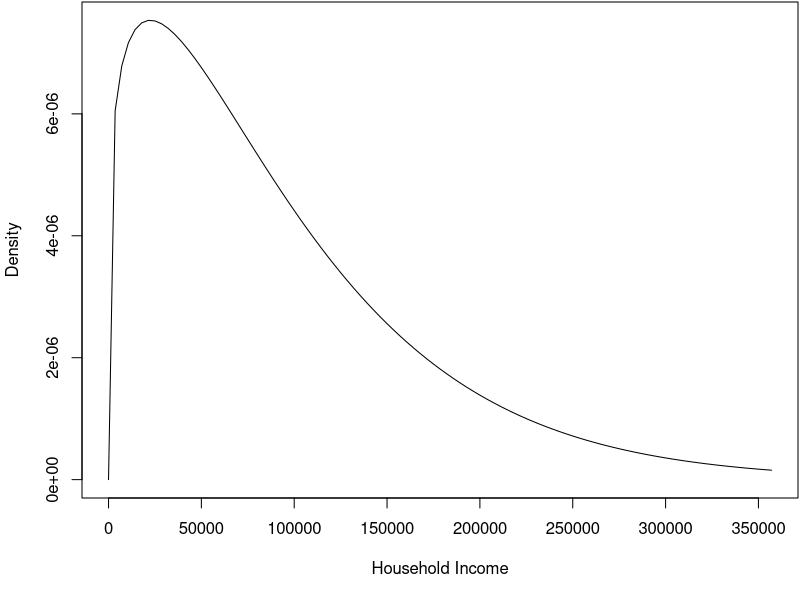
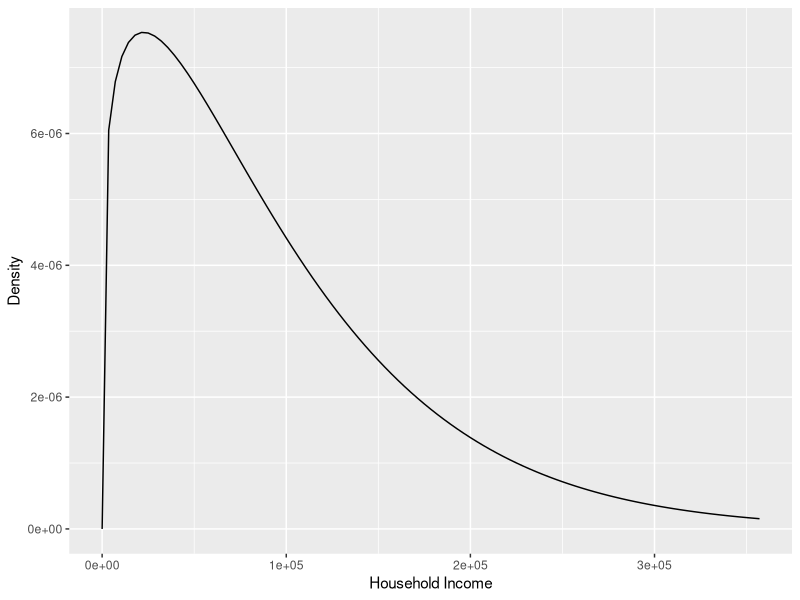
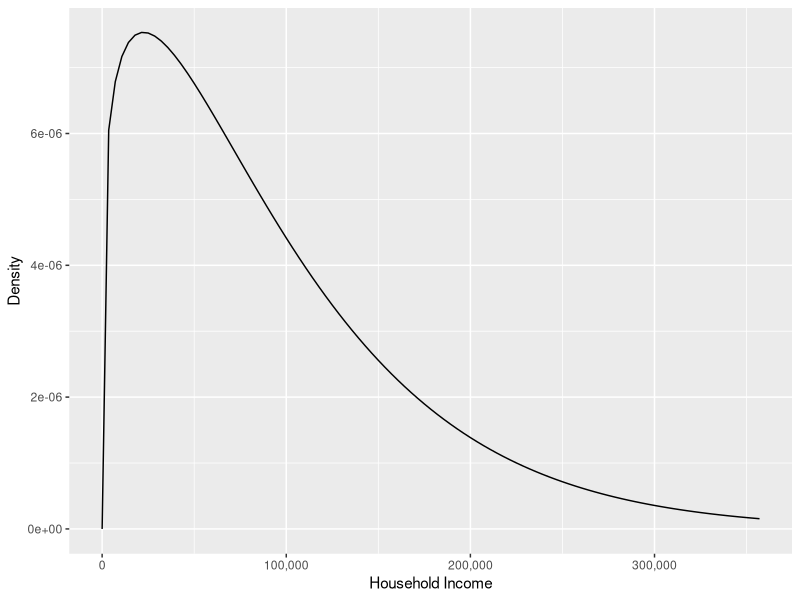

Generate these figures, in order, with R: (Note: this script raises an error after producing the figures.)
## ---- chunk 1

	x <- sample(rep(c("M","F"), 3), 6)            # x is a character vector 
	x   
	f <- factor(x)                                # Creating a factor f 
	f
	levels(f)                                     # Used to get or modify levels of a factor
## ---- chunk 2
	attributes(f)
	is.character(f)
	is.factor(f)
	as.character(f)       # Coercion to character gives factor levels of obs. as character.
## ---- chunk 3
	typeof(f)             # The internal type/storage mode
	is.integer(f)         # See R help for is.integer
	is.numeric(f)         # See R help for is.numeric
## ---- chunk 4
	f
	unclass(f)      # Stripping off the class ("factor")
	as.integer(f)   # Coerced to integer (there is rarely any reason to do this)
## ---- chunk 5
	f2 <- f 
	f2
	levels(f2) <- c("M", "F")       # Trying to make M first. 
	levels(f2)
	f2
## ---- chunk 6
	as.integer(f)
	levels(f)
	as.integer(f2)
	levels(f2)
## ---- chunk 7
	f
	f2 <- f
	levels(f2) <- c("Female", "Male")
	f2
## ---- chunk 8
	x
	f2 <- factor(x, levels = c("M", "F")) 
	f2
## ---- chunk 9
	factor(x, levels = c("M", "F", "NB"))
## ---- chunk 10
	f
	f2 <- relevel(f, ref = "M") 
	f2
## ---- chunk 11
	as.integer(f2)
## ---- chunk 12
	x <- rep(c("Agree", "Neutral", "Disagree"), times = c(3, 1, 2)) 
	x
	of <- ordered(x) 
	of
## ---- chunk 13
	of <- ordered(x, levels = c("Disagree", "Neutral", "Agree")) 
	of
## ---- chunk 14
	of2 <- ordered(x,
		levels = c("Strongly Disagree", "Disagree",
		"Neutral", "Agree", "Strongly Agree"))
	of2
	of
	attributes(of)
	is.ordered(of)
	is.factor(of)   # `of` is already a factor so `as.factor(of)` won't change it.
## ---- chunk 15
	f <- factor(of, ordered = FALSE) 
	is.ordered(f)
	f
## ---- chunk 16
	of
	levels(of)
	of2 <- of
	levels(of2) <- rev(levels(of2))     # WRONG!!!
	of2                                 # "Agree"s and "Disagree"s are flipped!
## ---- chunk 17
	of
	of2 <- ordered(of, levels = rev(levels(of))) 
	of2
## ---- chunk 18
	inc_shape <- 1.2 
	inc_scale <- 100000
	round(qweibull(c(0.10, 0.25, 0.50, 0.75, 0.90), shape = inc_shape, scale = inc_scale))
## ---- chunk 19
#| fig-cap: "Weibull density with shape parameter 1.2 and scale parameter 100,000."
#| fig-alt: "Weibull density with shape parameter 1.2 and scale parameter 100,000."

	opar <- par(mar = c(5.1, 4.1, 0.1, 0.1)) 
	curve(dweibull(x, shape = inc_shape, scale = inc_scale),
		xlim = c(0, qweibull(0.99, shape = inc_shape, scale = inc_scale)), 
		xlab = "Household Income",
		ylab = "Density")
	par(opar)
## ---- chunk 20
#| echo: false

	library(ggplot2)
## ---- chunk 21
#| fig-cap: "Weibull density with shape parameter 1.2 and scale parameter 100,000."
#| fig-alt: "Weibull density with shape parameter 1.2 and scale parameter 100,000."

	ggplot() +
		geom_function(fun = dweibull, args = list(shape = inc_shape, scale = inc_scale)) +
		xlim(c(0, qweibull(0.99, shape = inc_shape, scale = inc_scale))) +
		labs(x = "Household Income", y = "Density")
## ---- chunk 22
#| fig-cap: "Weibull density with shape parameter 1.2 and scale parameter 100,000."
#| fig-alt: "Weibull density with shape parameter 1.2 and scale parameter 100,000."

	ggplot() +
		geom_function(fun = dweibull, args = list(shape = inc_shape, scale = inc_scale)) +
		labs(x = "Household Income", y = "Density") +
		scale_x_continuous(
		limits = c(0, qweibull(0.99, shape = inc_shape, scale = inc_scale)),
		labels = scales::label_comma() 
		)
## ---- chunk 23
	income <- round(rweibull(15, shape = inc_shape, scale = inc_scale)) 
	income
## ---- chunk 24
	income_group <- cut(income, breaks = 5) 
	income_group
## ---- chunk 25
	income
	income_group <- cut(income/1000, breaks = c(0, 15, 30, 50, 75, 100, 150, 200, Inf))
	income_group
	table(income_group)
## ---- chunk 26
	breaks<-seq(from = 0, to = 20, by = 5) 
	breaks <- c(breaks, Inf)
	income_group <- cut(income/10000, breaks) 
	income_group
	table(income_group)
## ---- chunk 27
	breaks <- seq(from = 0, to = 200, by = 50)

	labels <- paste(breaks[-length(breaks)], breaks[-1], sep = "-") 
	labels <- c(labels, max(breaks))
	labels <- paste0("$", labels, "K")
	labels[length(labels)] <- paste0(labels[length(labels)], "+")

	breaks <- c(breaks, Inf)

	income_group <- cut(income/1000, breaks, labels = labels) 

	table(income_group)
## ---- chunk 28
	income_group <- cut(income/1000, breaks, labels = labels, ordered_result = TRUE)
	income_group
## ---- chunk 29
#| message: false

	library(tidyverse)
	hcv <- read_csv("hcv.csv")
	hcv
## ---- chunk 30
	hcv <- hcv |> 
		mutate(hcv_genotype = as_factor(hcv_genotype), 
		bloodtype = as_factor(bloodtype))
	hcv
## ---- chunk 31
	hcv |>
		count(hcv_genotype)   # Same as hcv |>
		summarize(n = n(), .by = hcv_genotype)
## ---- chunk 32
	hcv <- hcv |> 
		mutate(hcv_genotype = fct_collapse(hcv_genotype, 
		"1" = c("1", "1A", "1B"), 
		"2" = c("2", "2B"),
		"3" = "3",
		"4" = "4",
		"6" = "6"))
	hcv |>
		count(hcv_genotype)
## ---- chunk 33
	hcv |> 
		mutate(hcv_genotype = fct_lump_min(hcv_genotype, 10)) |> 
		count(hcv_genotype)
	hcv |> 
		mutate(hcv_genotype = fct_lump_min(hcv_genotype, 20)) |> 
		count(hcv_genotype)
## ---- chunk 34
	hcv |> 
		mutate(hcv_genotype = fct_lump_prop(hcv_genotype, 0.10)) |> 
		count(hcv_genotype)
## ---- chunk 35
	hcv |> 
		mutate(hcv_genotype = fct_lump_n(hcv_genotype, 3)) |> 
		count(hcv_genotype)
	hcv |> 
		mutate(hcv_genotype = fct_lump_n(hcv_genotype, 2)) |> 
		count(hcv_genotype)
## ---- chunk 36
	hcv |>
		mutate(bloodtype = fct_infreq(bloodtype)) |> 
		count(bloodtype)
## ---- chunk 37
	hcv |> 
		mutate(hcv_genotype = fct_lump_lowfreq(bloodtype)) |> 
		count(hcv_genotype)
## ---- chunk 38
	hcv <- hcv |> 
		mutate(bloodtype = fct_relevel(bloodtype, c("O+", "O-")))
	hcv |>
		count(bloodtype)
## ---- chunk 39
	of
	fct_rev(of)
## ---- chunk 40
#| fig-cap: "Blood type of mother."
#| fig-alt: "Blood type of mother."

	ggplot(hcv, aes(x = bloodtype)) +
		geom_bar()
## ---- chunk 41
#| fig-cap: "Blood type of mother."
#| fig-alt: "Blood type of mother."

	ggplot(hcv, aes(x = fct_infreq(bloodtype))) +
		geom_bar()
## ---- chunk 42
#| fig-cap: "HCV genotype carried by mother."
#| fig-alt: "HCV genotype carried by mother."

	ggplot(hcv, aes(x = hcv_genotype)) +
		labs(x = "Genotype", y = "Frequency") +
		geom_bar()
## ---- chunk 43
#| fig-cap: "HCV genotype carried by mother."
#| fig-alt: "HCV genotype carried by mother."

	ggplot(hcv, aes(x = fct_infreq(hcv_genotype))) +
		labs(x = "Genotype", y = "Frequency") +
		geom_bar()
## ---- chunk 44
	transmission_by_bloodtype <- hcv |>
		group_by(bloodtype, infant_hcv) |>
		# up to 8 * 2 = 16 rows, 3 cols (bloodtype, infant_hcv, n)
		summarise(n = n()) |>
		pivot_wider(names_from = infant_hcv, values_from = n, values_fill = 0L) |>
		mutate(n = N + Y, rate = Y / n)
	transmission_by_bloodtype
## ---- chunk 45
#| fig-cap: "Vertical transmission rate by blood type."
#| fig-alt: "Vertical transmission rate by blood type."

	transmission_by_bloodtype |> 
		ggplot(aes(x = rate, y = bloodtype)) +
		geom_point()
## ---- chunk 46
#| fig-cap: "Vertical transmission rate by blood type."
#| fig-alt: "Vertical transmission rate by blood type."

	transmission_by_bloodtype |> 
		ggplot(aes(x = rate, y = fct_reorder(bloodtype, rate))) +
		geom_point()
## ---- chunk 47
#| fig-cap: "Vertical transmission rate by blood type."
#| fig-alt: "Vertical transmission rate by blood type."

	transmission_by_bloodtype |> 
		ggplot(aes(x = rate, y = fct_reorder(bloodtype, rate), size = n)) +
		geom_point() +
		labs(x = "Transmission Rate", y = "Bloodtype", size = "Sample Size")
## ---- chunk 48
	hcv <- hcv |> 
		mutate(abo = fct_collapse(bloodtype, 
		A = c("A+", "A-"),
		B = c("B+", "B-"), 
		AB = c("AB+", "AB-"), 
		O = c("O+", "O-")),
		rh = fct_collapse(bloodtype,
		"pos" = c("A+", "B+", "AB+", "O+"),
		"neg" = c("A-", "B-", "AB-", "O-"))
		)
	hcv |>
		count(abo) 
	hcv |>
		count(rh)
## ---- chunk 49
	transmission_by_abo <- hcv |>
		group_by(abo, infant_hcv) |>
		# 4 * 2 = 8 rows, 3 columns (abo, infant_hcv, n)
		summarise(n = n()) |>
		pivot_wider(names_from = infant_hcv, values_from = n, values_fill = 0L) |>
		mutate(n = N+Y, rate = Y/n)
	transmission_by_abo
## ---- chunk 50
#| fig-cap: "Vertical transmission rate by blood group."
#| fig-alt: "Vertical transmission rate by blood group."

	transmission_by_abo |> 
		ggplot(aes(x = rate, y = fct_reorder(abo, rate), size = n)) +
		geom_point() +
		labs(x = "Transmission Rate", y = "Bloodtype", size = "Sample Size")
